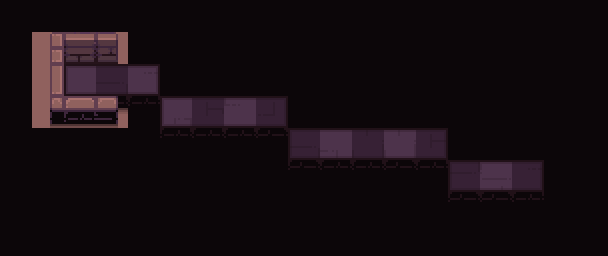

Tiled map render using the project's own tile images. Description and the whole map definition, tile-layer contents included, below:
An orthogonal 19x8 tile map with 32x32 px tiles, 5 tile layers (checkers, path, types, ground, ...) and 13 objects (4x hero, 4x switch, 3x spikes, frame, strategy).

<map version="1.2" tiledversion="2019.03.13" orientation="orthogonal" renderorder="right-down" width="19" height="8" tilewidth="32" tileheight="32" infinite="0" nextlayerid="482" nextobjectid="212">
 <tileset firstgid="1" name="tileset" tilewidth="32" tileheight="32" spacing="2" margin="1" tilecount="200" columns="10">
  <image source="tileset.png" trans="000000" width="340" height="680" />
  <terraintypes>
   <terrain name="floor" tile="79" />
   <terrain name="wall" tile="69" />
   <terrain name="hole" tile="78" />
   <terrain name="infected" tile="77" />
  </terraintypes>
 </tileset>
 <layer id="474" name="checkers" width="19" height="8">
  <data encoding="csv">
69,0,69,0,69,0,69,0,69,0,69,0,69,0,69,0,69,0,69,
0,69,0,69,0,69,0,69,0,69,0,69,0,69,0,69,0,69,0,
69,0,69,0,69,0,69,0,69,0,69,0,69,0,69,0,69,0,69,
0,69,0,69,0,69,0,69,0,69,0,69,0,69,0,69,0,69,0,
69,0,69,0,69,0,69,0,69,0,69,0,69,0,69,0,69,0,69,
0,69,0,69,0,69,0,69,0,69,0,69,0,69,0,69,0,69,0,
69,0,69,0,69,0,69,0,69,0,69,0,69,0,69,0,69,0,69,
0,69,0,69,0,69,0,69,0,69,0,69,0,69,0,69,0,69,0
</data>
 </layer>
 <objectgroup id="14" name="camera">
  <object id="12" name="frame" type="frame" x="51" y="33" width="506.67" height="172.333" />
  <object id="15" name="strategy" type="strategy" x="-6" y="136">
   <point />
  </object>
 </objectgroup>
 <layer id="475" name="path" width="19" height="8">
  <data encoding="csv">
0,0,0,0,0,0,0,0,0,0,0,0,0,0,0,0,0,0,0,
0,0,0,0,79,79,0,0,0,0,0,0,0,0,0,0,0,0,0,
0,0,80,80,80,79,79,79,79,79,0,0,0,0,0,0,0,0,0,
0,0,0,0,79,80,80,80,80,79,79,79,79,79,79,0,0,0,0,
0,0,0,0,79,79,79,79,79,80,80,80,80,80,79,79,79,79,0,
0,0,0,0,0,0,0,0,79,79,79,79,79,79,80,80,80,79,0,
0,0,0,0,0,0,0,0,0,0,0,0,0,79,79,79,79,79,0,
0,0,0,0,0,0,0,0,0,0,0,0,0,0,0,0,0,0,0
</data>
 </layer>
 <objectgroup id="2" name="objects">
  <object id="33" name="hero" type="hero" x="78.5" y="87.5">
   <properties>
    <property name="initialDirection" value="e" />
   </properties>
   <point />
  </object>
  <object id="202" name="hero" type="hero" x="175" y="114">
   <properties>
    <property name="initialDirection" value="e" />
   </properties>
   <point />
  </object>
  <object id="203" name="hero" type="hero" x="305" y="149">
   <properties>
    <property name="initialDirection" value="e" />
   </properties>
   <point />
  </object>
  <object id="204" name="hero" type="hero" x="464" y="174">
   <properties>
    <property name="initialDirection" value="e" />
   </properties>
   <point />
  </object>
  <object id="205" name="switch" type="switch" x="140" y="86">
   <properties>
    <property name="autoDisable" type="bool" value="true" />
   </properties>
   <point />
  </object>
  <object id="206" name="switch" type="switch" x="271" y="116">
   <properties>
    <property name="autoDisable" type="bool" value="true" />
   </properties>
   <point />
  </object>
  <object id="207" name="switch" type="switch" x="430" y="148">
   <properties>
    <property name="autoDisable" type="bool" value="true" />
   </properties>
   <point />
  </object>
  <object id="208" name="switch" type="switch" x="528" y="177">
   <properties>
    <property name="autoDisable" type="bool" value="true" />
   </properties>
   <point />
  </object>
  <object id="209" name="spikes" type="spikes" x="237" y="115">
   <properties>
    <property name="enabled" type="bool" value="true" />
    <property name="triggers" value="205" />
   </properties>
   <point />
  </object>
  <object id="210" name="spikes" type="spikes" x="367" y="145">
   <properties>
    <property name="enabled" type="bool" value="true" />
    <property name="triggers" value="206" />
   </properties>
   <point />
  </object>
  <object id="211" name="spikes" type="spikes" x="496" y="174">
   <properties>
    <property name="enabled" type="bool" value="true" />
    <property name="triggers" value="207" />
   </properties>
   <point />
  </object>
 </objectgroup>
 <layer id="479" name="types" width="19" height="8">
  <data encoding="csv">
79,79,79,79,79,79,79,79,79,79,79,79,79,79,79,79,79,79,79,
79,70,70,70,79,79,79,79,79,79,79,79,79,79,79,79,79,79,79,
79,70,80,80,80,79,79,79,79,79,79,79,79,79,79,79,79,79,79,
79,70,70,70,79,80,80,80,80,79,79,79,79,79,79,79,79,79,79,
79,79,79,79,79,79,79,79,79,80,80,80,80,80,79,79,79,79,79,
79,79,79,79,79,79,79,79,79,79,79,79,79,79,80,80,80,79,79,
79,79,79,79,79,79,79,79,79,79,79,79,79,79,79,79,79,79,79,
79,79,79,79,79,79,79,79,79,79,79,79,79,79,79,79,79,79,79
</data>
 </layer>
 <layer id="480" name="ground" width="19" height="8">
  <data encoding="csv">
0,0,0,0,0,0,0,0,0,0,0,0,0,0,0,0,0,0,0,
0,1,2,59,0,0,0,0,0,0,0,0,0,0,0,0,0,0,0,
0,31,134,9,121,0,0,0,0,0,0,0,0,0,0,0,0,0,0,
0,41,42,57,62,141,18,124,37,0,0,0,0,0,0,0,0,0,0,
0,0,0,0,0,62,62,62,63,9,144,29,143,18,0,0,0,0,0,
0,0,0,0,0,0,0,0,0,63,62,62,63,62,28,152,7,0,0,
0,0,0,0,0,0,0,0,0,0,0,0,0,0,63,63,62,0,0,
0,0,0,0,0,0,0,0,0,0,0,0,0,0,0,0,0,0,0
</data>
 </layer>
 <layer id="481" name="floor_shadow" width="19" height="8">
  <data encoding="csv">
0,0,0,0,0,0,0,0,0,0,0,0,0,0,0,0,0,0,0,
0,0,0,0,0,0,0,0,0,0,0,0,0,0,0,0,0,0,0,
0,0,77,65,76,0,0,0,0,0,0,0,0,0,0,0,0,0,0,
0,0,0,0,0,77,65,65,76,0,0,0,0,0,0,0,0,0,0,
0,0,0,0,0,0,0,0,0,77,65,65,65,76,0,0,0,0,0,
0,0,0,0,0,0,0,0,0,0,0,0,0,0,77,65,76,0,0,
0,0,0,0,0,0,0,0,0,0,0,0,0,0,0,0,0,0,0,
0,0,0,0,0,0,0,0,0,0,0,0,0,0,0,0,0,0,0
</data>
 </layer>
</map>
